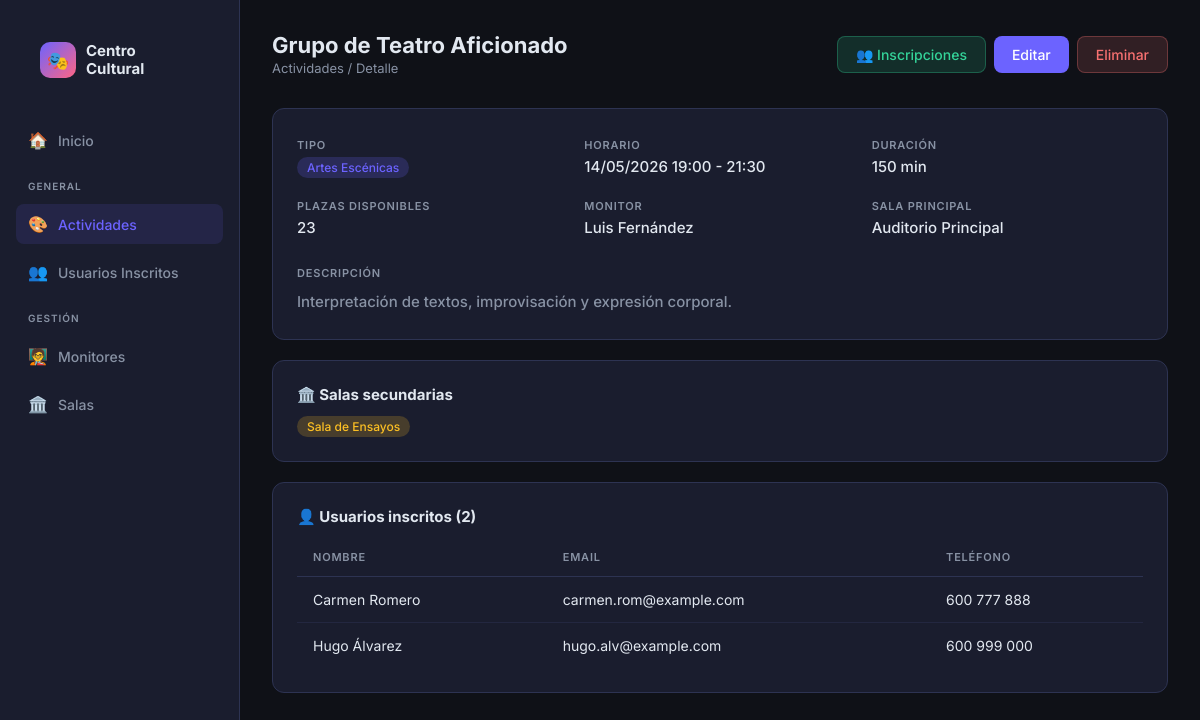
The app's page /actividades/9/ with its own data.
### app_actividades/models.py (models this page shows, shortened)
class Actividad(models.Model):
    nombre = models.CharField(max_length=100)
    tipo = models.CharField(max_length=50)
    horario_inicio = models.DateTimeField(null=True, blank=True)
    horario_fin = models.DateTimeField(null=True, blank=True, editable=False)
    descripcion = models.TextField()
    duracion = models.IntegerField(help_text="Duración en minutos")
    plazas_disponibles = models.IntegerField()
    monitor = models.ForeignKey(Monitor, on_delete=models.SET_NULL, null=True, blank=True, related_name='actividades')
    sala_principal = models.ForeignKey(Sala, on_delete=models.SET_NULL, null=True, blank=True, related_name='actividades_principal')
    salas_secundarias = models.ManyToManyField(Sala, related_name='actividades_secundarias', blank=True)

class Monitor(models.Model):
    nombre = models.CharField(max_length=100)
    especializacion = models.CharField(max_length=100)

class Sala(models.Model):
    nombre = models.CharField(max_length=100)
    capacidad = models.IntegerField()
    ubicacion = models.CharField(max_length=100)
    responsable = models.OneToOneField(
        Monitor,
        on_delete=models.SET_NULL,
        null=True,
        blank=True,
        related_name='sala_responsable'
    )

class Usuario(models.Model):
    nombre = models.CharField(max_length=100)
    edad = models.IntegerField()
    email = models.EmailField()
    telefono = models.CharField(max_length=15)
    actividades = models.ManyToManyField(Actividad, related_name='usuarios_inscritos', blank=True)

### app_actividades/views.py (the view)
# urls.py: path('actividades/<int:id>/', views.detalle_actividad, name='detalle_actividad'),
def detalle_actividad(request, id):
    actividad = get_object_or_404(Actividad, pk=id)
    return render(request, 'app_actividades/actividades/detalle_actividad.html', {'actividad': actividad})

### templates/app_actividades/actividades/detalle_actividad.html (shortened to what this page needs)
{% extends "app_actividades/base.html" %}
{% block content %}
<div class="topbar">
    <div>
        <h1>{{ actividad.nombre }}</h1>
        <p class="breadcrumb"><a href="{% url 'lista_actividades' %}"
                style="color:var(--text-muted);text-decoration:none">Actividades</a> / Detalle</p>
    </div>
    <div class="actions">
        <a href="{% url 'inscripciones_actividad' actividad.id %}" class="btn btn-success">👥 Inscripciones</a>
        <a href="{% url 'editar_actividad' actividad.id %}" class="btn btn-primary">Editar</a>
        <a href="{% url 'eliminar_actividad' actividad.id %}" class="btn btn-danger">Eliminar</a>
    </div>
</div>
<div class="card" style="margin-bottom:20px">
    <div class="detail-grid">
        <div class="detail-item"><label>Tipo</label>
            <p><span class="badge badge-purple">{{ actividad.tipo }}</span></p>
        </div>
        <div class="detail-item"><label>Horario</label>
            <p>{{ actividad.horario_inicio|date:"d/m/Y H:i" }} - {{ actividad.horario_fin|date:"H:i" }}</p>
        </div>
        <div class="detail-item"><label>Duración</label>
            <p>{{ actividad.duracion }} min</p>
        </div>
        <div class="detail-item"><label>Plazas disponibles</label>
            <p>{{ actividad.plazas_disponibles }}</p>
        </div>
        <div class="detail-item"><label>Monitor</label>
            <p>{{ actividad.monitor.nombre|default:"Sin asignar" }}</p>
        </div>
        <div class="detail-item"><label>Sala principal</label>
            <p>{{ actividad.sala_principal.nombre|default:"Sin asignar" }}</p>
        </div>
    </div>
    <div class="detail-item"><label>Descripción</label>
        <p style="margin-top:8px; line-height:1.7; color:var(--text-muted)">{{ actividad.descripcion }}</p>
    </div>
</div>
{% if actividad.salas_secundarias.all %}
<div class="card" style="margin-bottom:20px">
    <h3 style="margin-bottom:12px; font-size:15px">🏛️ Salas secundarias</h3>
    <div style="display:flex; gap:8px; flex-wrap:wrap">
        {% for sala in actividad.salas_secundarias.all %}
        <span class="badge badge-yellow">{{ sala.nombre }}</span>
        {% endfor %}
    </div>
</div>
{% endif %}
<div class="card">
    <h3 style="margin-bottom:12px; font-size:15px">👤 Usuarios inscritos ({{ actividad.usuarios_inscritos.count }})</h3>
    {% if actividad.usuarios_inscritos.all %}
    <table>
        <thead>
            <tr>
                <th>Nombre</th>
                <th>Email</th>
                <th>Teléfono</th>
            </tr>
        </thead>
        <tbody>
            {% for u in actividad.usuarios_inscritos.all %}
            <tr>
                <td>{{ u.nombre }}</td>
                <td>{{ u.email }}</td>
                <td>{{ u.telefono }}</td>
            </tr>
            {% endfor %}
        </tbody>
    </table>
    {% else %}
    <p style="color:var(--text-muted); font-size:14px">No hay usuarios inscritos todavía. <a
            href="{% url 'inscribir_usuario' actividad.id %}" style="color:var(--accent)">Inscribir uno →</a></p>
    {% endif %}
</div>
{% endblock %}

### templates/app_actividades/base.html (style rules this page uses)
*, *::before, *::after { box-sizing: border-box; margin: 0; padding: 0; }
:root { --bg: #0f1117; --surface: #1a1d2e; --surface2: #22263a; --accent: #6c63ff; --accent2: #ff6584; --text: #e2e8f0; --text-muted: #8892a4; --border: #2d3352; --success: #34d399; --danger: #f87171; --warning: #fbbf24; --radius: 12px; --radius-sm: 8px; }
body { font-family: 'Inter', sans-serif; background: var(--bg); color: var(--text); min-height: 100vh; display: flex; }
.topbar { display: flex; align-items: center; justify-content: space-between; margin-bottom: 32px; }
.topbar h1 { font-size: 22px; font-weight: 700; }
.topbar .breadcrumb { font-size: 13px; color: var(--text-muted); margin-top: 2px; }
.btn { display: inline-flex; align-items: center; gap: 8px; padding: 9px 18px; border-radius: var(--radius-sm); font-size: 14px; font-weight: 500; cursor: pointer; border: none; text-decoration: none; transition: all .2s; }
.btn-primary { background: var(--accent); color: #fff; }
.btn-danger { background: rgba(248,113,113,.15); color: var(--danger); border: 1px solid rgba(248,113,113,.3); }
.btn-success { background: rgba(52,211,153,.15); color: var(--success); border: 1px solid rgba(52,211,153,.3); }
.card { background: var(--surface); border: 1px solid var(--border); border-radius: var(--radius); padding: 24px; transition: border-color .2s; }
table { width: 100%; border-collapse: collapse; }
th { text-align: left; padding: 12px 16px; font-size: 11px; font-weight: 600; letter-spacing: .8px; text-transform: uppercase; color: var(--text-muted); border-bottom: 1px solid var(--border); }
td { padding: 14px 16px; font-size: 14px; border-bottom: 1px solid rgba(45,51,82,.5); }
tr:last-child td { border-bottom: none; }
.badge { display: inline-flex; align-items: center; padding: 3px 10px; border-radius: 20px; font-size: 12px; font-weight: 500; }
.badge-purple { background: rgba(108,99,255,.2); color: var(--accent); }
.badge-yellow { background: rgba(251,191,36,.2); color: var(--warning); }
.detail-grid { display: grid; grid-template-columns: repeat(auto-fill, minmax(200px, 1fr)); gap: 16px; margin-bottom: 24px; }
.detail-item label { font-size: 11px; text-transform: uppercase; letter-spacing: .8px; color: var(--text-muted); font-weight: 600; }
.detail-item p { margin-top: 4px; font-size: 15px; font-weight: 500; }
.actions { display: flex; gap: 8px; }

### records on screen
Actividad: nombre "Grupo de Teatro Aficionado", tipo "Artes Escénicas", horario_inicio "14/05/2026 19:00", horario_fin "21:30", duracion "150", plazas_disponibles "23", monitor.nombre "Luis Fernández", sala_principal.nombre "Auditorio Principal", descripcion "Interpretación de textos, improvisación y expresión corporal.", usuarios_inscritos.count "2"
Sala: nombre "Sala de Ensayos"
Usuario: nombre "Carmen Romero", email "carmen.rom@example.com", telefono "600 777 888"
Usuario: nombre "Hugo Álvarez", email "hugo.alv@example.com", telefono "600 999 000"
